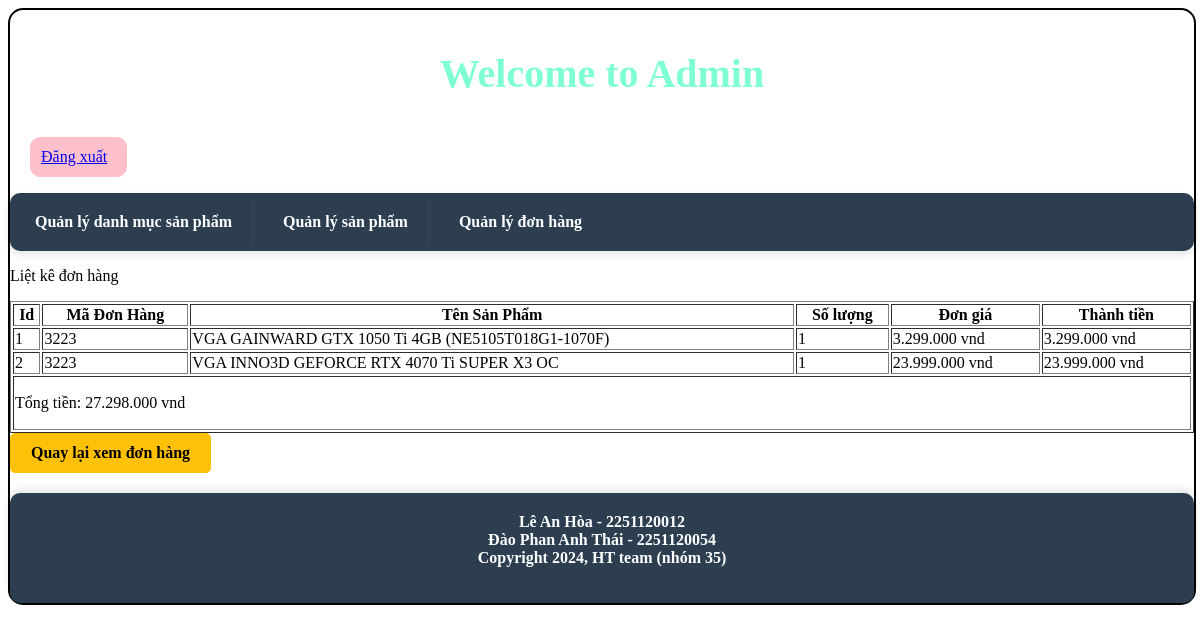
Screenshot of /admincp/index.php?action=donhang&query=xemdonhang&code=3223 (signed in) with the database file from the repository.
### tables this page shows
CREATE TABLE `tbl_cart_details` (
  `id_cart_details` int(11) NOT NULL,
  `code_cart` varchar(50) NOT NULL,
  `id_sanpham` int(11) NOT NULL,
  `soluongmua` int(11) NOT NULL,
  `giamua` int(11) NOT NULL
);

CREATE TABLE `tbl_sanpham` (
  `id_sanpham` int(11) NOT NULL,
  `tensanpham` varchar(255) NOT NULL,
  `masp` varchar(100) NOT NULL,
  `giasp` varchar(50) NOT NULL,
  `soluong` int(11) NOT NULL,
  `hinhanh` varchar(255) NOT NULL,
  `tomtat` text NOT NULL,
  `noidung` text NOT NULL,
  `tinhtrang` int(11) NOT NULL,
  `id_danhmuc` int(11) NOT NULL,
  `soluongban` int(11) DEFAULT NULL
);

### admincp/modules/quanlydonhang/xemdonhang.php (the view, shortened to what this page needs)
<?php
    $code = $_GET['code'];
    $sql_lietke_dh = "SELECT tbl_cart_details.*, tbl_sanpham.tensanpham, tbl_sanpham.giasp
                      FROM tbl_cart_details
                      INNER JOIN tbl_sanpham ON tbl_cart_details.id_sanpham = tbl_sanpham.id_sanpham
                      WHERE tbl_cart_details.code_cart = '".$code."'
                      ORDER BY tbl_cart_details.id_cart_details DESC";
    $query_lietke_dh = mysqli_query($mysqli, $sql_lietke_dh);
?>
<p>Liệt kê đơn hàng</p>
<table style="width:100%" border="1" style="border-collapse: collapse;">
  <tr>
    <th>Id</th>
    <th>Mã Đơn Hàng</th>
    <th>Tên Sản Phẩm</th>
    <th>Số lượng</th>
    <th>Đơn giá</th>
    <th>Thành tiền</th>
  </tr>
  <?php
  $tongtien=0;
  $i = 0;
  while($row = mysqli_fetch_array($query_lietke_dh)){
    $i++;
    $thanhtien= $row['giasp']*$row['soluongmua'];
    $tongtien += $thanhtien;
  ?>
  <tr>
    <td><?php echo $i ?></td>
    <td><?php echo $row['code_cart'] ?></td>
    <td><?php echo $row['tensanpham'] ?></td>
    <td><?php echo $row['soluongmua'] ?></td>
    <td><?php echo number_format($row['giasp'],0,',','.' ).' vnd'?></td>
    <td><?php echo number_format($thanhtien,0,',','.' ).' vnd' ?></td>
  </tr>
  <?php
  }
  ?>
  <tr>
    <td colspan="6">
         <p>Tổng tiền: <?php echo number_format($tongtien,0,',','.' ).' vnd' ?></p>
    </td>
  </tr>
</table>
<a href="index.php?action=quanlydonhang&query=lietke" class="button">Quay lại xem đơn hàng </a>

### admincp/modules/quanlydonhang/xemdonhang.php (style rules this page uses)
.button { display: inline-block; background-color: #FFC107; color: #000; padding: 10px 20px; text-align: center; text-decoration: none; border-radius: 5px; font-weight: bold; border: 1px solid #FFC107; transition: background-color 0.3s ease; }

### rows the page displays
tbl_cart_details: code_cart "3223", id_sanpham.tensanpham "VGA GAINWARD GTX 1050 Ti 4GB (NE5105T018G1-1070F)", soluongmua "1", id_sanpham.giasp "3.299.000", thanhtien "3.299.000"
tbl_cart_details: code_cart "3223", id_sanpham.tensanpham "VGA INNO3D GEFORCE RTX 4070 Ti SUPER X3 OC", soluongmua "1", id_sanpham.giasp "23.999.000", thanhtien "23.999.000"

### other values shown
$tongtien "27.298.000"
